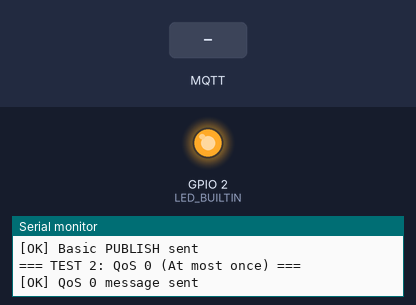
The sketch below on a simulated ESP8266 (Wemos D1 mini). Parts: output pins drawn as LEDs (lit = HIGH, except the on-board LED, lit = LOW), the last lines printed to the serial monitor. The inputs (shaded band) are chosen by the test bench. WiFi joins after 1.5 s; servers stay silent unless stated; no MQTT or app messages arrive unless stated.

Above: at 7.8 s.
7.9 s: MQTT message "RUN_ALL_TESTS" arrives on the first subscribed topic
At 10.6 s:
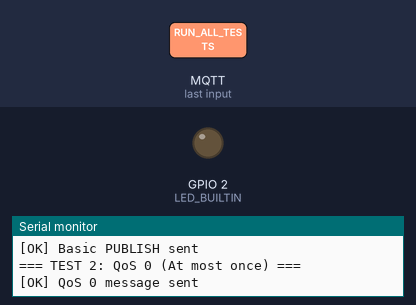
10.9 s: MQTT message "TEST_RECEIVED" arrives on the first subscribed topic
13.2 s: MQTT message "INJECT:" arrives on the first subscribed topic
Timing chart, 0 to 22.2 s (numbered marks = the images above; inputs shaded):
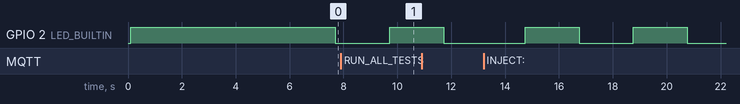

The sketch:

arduino_test_suite.ino
```cpp
/*
 * MITMqtt Comprehensive Test Suite for Wemos D1 Mini
 *
 * This sketch runs automated tests to verify all MITMqtt proxy features.
 *UPDATE YOUR SSID, WIFI PASWORD AND DEVICE IP
 * TESTS INCLUDED:
 * 1. Basic connectivity (CONNECT, SUBSCRIBE, PUBLISH)
 * 2. QoS 0, 1, 2 publishing
 * 3. Large payloads (1KB, 5KB)
 * 4. Rapid publishing (stress test)
 * 5. Binary data
 * 6. Unicode/UTF-8 data
 * 7. Empty payloads
 * 8. Long topic names
 * 9. Reconnection handling
 *
 * Monitor Serial output at 115200 baud for test results.
 */

#include <ESP8266WiFi.h>
#include <PubSubClient.h>

//  CONFIGURATION
const char *WIFI_SSID = "your cool ssid";
const char *WIFI_PASSWORD = "not so easy password";
const char *MQTT_SERVER = "IPPP";
const int MQTT_PORT = 1883;
const char *CLIENT_ID = "MITMqtt_TestClient";
//

WiFiClient espClient;
PubSubClient mqttClient(espClient);

// Test state
enum TestState {
  TEST_IDLE,
  TEST_BASIC_PUBLISH,
  TEST_QOS_0,
  TEST_QOS_1,
  TEST_QOS_2,
  TEST_LARGE_PAYLOAD_1K,
  TEST_LARGE_PAYLOAD_5K,
  TEST_RAPID_PUBLISH,
  TEST_BINARY_DATA,
  TEST_UNICODE_DATA,
  TEST_EMPTY_PAYLOAD,
  TEST_LONG_TOPIC,
  TEST_RECONNECT,
  TEST_COMPLETE
};

TestState currentTest = TEST_IDLE;
unsigned long testStartTime = 0;
int rapidPublishCount = 0;
int messagesReceived = 0;

// Topic for receiving commands from MITMqtt
const char *COMMAND_TOPIC = "mitmqtt/test/command";
const char *RESULT_TOPIC = "mitmqtt/test/result";
const char *SENSOR_TOPIC = "mitmqtt/test/sensor";

void setup_wifi() {
  delay(10);
  Serial.println();
  Serial.println("========================================");
  Serial.println("MITMqtt Comprehensive Test");
  Serial.println("========================================");
  Serial.print("Connecting to WiFi: ");
  Serial.println(WIFI_SSID);

  WiFi.mode(WIFI_STA);
  WiFi.begin(WIFI_SSID, WIFI_PASSWORD);

  int attempts = 0;
  while (WiFi.status() != WL_CONNECTED && attempts < 30) {
    delay(500);
    Serial.print(".");
    attempts++;
  }

  if (WiFi.status() == WL_CONNECTED) {
    Serial.println("\n[OK] WiFi connected!");
    Serial.print("IP address: ");
    Serial.println(WiFi.localIP());
  } else {
    Serial.println("\n[FAIL] WiFi connection failed!");
    while (1)
      delay(1000); // Halt
  }
}

void mqtt_callback(char *topic, byte *payload, unsigned int length) {
  messagesReceived++;

  Serial.println();
  Serial.println(">>> MESSAGE RECEIVED <<<");
  Serial.print("Topic: ");
  Serial.println(topic);
  Serial.print("Length: ");
  Serial.println(length);
  Serial.print("Payload: ");

  for (unsigned int i = 0; i < length && i < 100; i++) {
    if (payload[i] >= 32 && payload[i] < 127) {
      Serial.print((char)payload[i]);
    } else {
      Serial.print("[0x");
      Serial.print(payload[i], HEX);
      Serial.print("]");
    }
  }
  if (length > 100)
    Serial.print("...(truncated)");
  Serial.println();
  Serial.println("<<<<<<<<<<<<<<<<<<<<<<<<");

  // Check for test commands from MITMqtt
  String cmd = "";
  for (unsigned int i = 0; i < length; i++) {
    cmd += (char)payload[i];
  }

  if (cmd == "RUN_ALL_TESTS") {
    Serial.println("[CMD] Starting all tests...");
    currentTest = TEST_BASIC_PUBLISH;
    testStartTime = millis();
  } else if (cmd == "TEST_RECEIVED") {
    Serial.println("[CMD] MITMqtt confirmed packet modification works!");
  } else if (cmd.startsWith("INJECT:")) {
    Serial.println("[CMD] Received injected message from MITMqtt!");
    Serial.print("Injected data: ");
    Serial.println(cmd.substring(7));
  }
}

void reconnect_mqtt() {
  int attempts = 0;
  while (!mqttClient.connected() && attempts < 5) {
    Serial.print("Connecting to MITMqtt proxy...");

    if (mqttClient.connect(CLIENT_ID)) {
      Serial.println("[OK]");

      // Subscribe to command topic
      mqttClient.subscribe(COMMAND_TOPIC);
      Serial.print("Subscribed to: ");
      Serial.println(COMMAND_TOPIC);

      // Publish connection status
      String status = "{\"event\":\"connected\",\"client\":\"" +
                      String(CLIENT_ID) + "\",\"ip\":\"" +
                      WiFi.localIP().toString() + "\"}";
      mqttClient.publish(RESULT_TOPIC, status.c_str());

    } else {
      Serial.print("[FAIL] rc=");
      Serial.println(mqttClient.state());
      attempts++;
      delay(2000);
    }
  }
}

//  TEST FUNCTIONS

void runTest_BasicPublish() {
  Serial.println("\n=== TEST 1: Basic PUBLISH (QoS 0) ===");

  String payload = "{\"test\":\"basic_publish\",\"value\":42,\"timestamp\":" +
                   String(millis()) + "}";

  if (mqttClient.publish(SENSOR_TOPIC, payload.c_str())) {
    Serial.println("[OK] Basic PUBLISH sent");
    publishTestResult("TEST_1_BASIC_PUBLISH", "PASS", payload);
  } else {
    Serial.println("[FAIL] Basic PUBLISH failed");
    publishTestResult("TEST_1_BASIC_PUBLISH", "FAIL", "publish returned false");
  }

  delay(1000);
  currentTest = TEST_QOS_0;
}

void runTest_QoS0() {
  Serial.println("\n=== TEST 2: QoS 0 (At most once) ===");

  String payload = "{\"test\":\"qos_0\",\"qos\":0}";
  mqttClient.publish(SENSOR_TOPIC, payload.c_str(), false); // QoS 0
  Serial.println("[OK] QoS 0 message sent");
  publishTestResult("TEST_2_QOS_0", "PASS", "");

  delay(1000);
  currentTest = TEST_QOS_1;
}

void runTest_QoS1() {
  Serial.println("\n=== TEST 3: QoS 1 (At least once) ===");

  // PubSubClient doesn't support QoS 1/2 by default, just testing the
  // concept for now
  String payload = "{\"test\":\"qos_1\",\"qos\":1,\"note\":\"PubSubClient "
                   "limited to QoS 0\"}";
  mqttClient.publish(SENSOR_TOPIC, payload.c_str());
  Serial.println("[INFO] QoS 1 not directly supported by PubSubClient");
  publishTestResult("TEST_3_QOS_1", "PARTIAL", "Library limitation");

  delay(1000);
  currentTest = TEST_LARGE_PAYLOAD_1K;
}

void runTest_LargePayload1K() {
  Serial.println("\n=== TEST 4: Large Payload (1KB) ===");

  String payload = "{\"test\":\"large_1k\",\"data\":\"";
  // Adds ~1000 characters
  for (int i = 0; i < 50; i++) {
    payload += "ABCDEFGHIJ1234567890";
  }
  payload += "\"}";

  Serial.print("Payload size: ");
  Serial.print(payload.length());
  Serial.println(" bytes");

  if (mqttClient.publish(SENSOR_TOPIC, payload.c_str())) {
    Serial.println("[OK] 1KB payload sent");
    publishTestResult("TEST_4_LARGE_1K", "PASS",
                      String(payload.length()) + " bytes");
  } else {
    Serial.println("[FAIL] 1KB payload failed");
    publishTestResult("TEST_4_LARGE_1K", "FAIL", "too large for buffer");
  }

  delay(1000);
  currentTest = TEST_RAPID_PUBLISH;
}

void runTest_RapidPublish() {
  Serial.println("\n=== TEST 5: Rapid Publish (10 messages) ===");

  int sent = 0;
  for (int i = 0; i < 10; i++) {
    String payload = "{\"test\":\"rapid\",\"seq\":" + String(i) + "}";
    if (mqttClient.publish(SENSOR_TOPIC, payload.c_str())) {
      sent++;
    }
    mqttClient.loop();
    delay(100);
  }

  Serial.print("[INFO] Sent ");
  Serial.print(sent);
  Serial.println("/10 rapid messages");

  if (sent == 10) {
    publishTestResult("TEST_5_RAPID_PUBLISH", "PASS", "10/10 sent");
  } else {
    publishTestResult("TEST_5_RAPID_PUBLISH", "PARTIAL",
                      String(sent) + "/10 sent");
  }

  delay(1000);
  currentTest = TEST_BINARY_DATA;
}

void runTest_BinaryData() {
  Serial.println("\n=== TEST 6: Binary Data ===");


  uint8_t binaryPayload[] = {0x00, 0x01, 0x02, 0xFF, 0xFE, 0x7F, 0x80, 0x00};

  if (mqttClient.publish(SENSOR_TOPIC, binaryPayload, sizeof(binaryPayload))) {
    Serial.println("[OK] Binary data sent (8 bytes with nulls)");
    publishTestResult("TEST_6_BINARY", "PASS", "8 bytes including null");
  } else {
    Serial.println("[FAIL] Binary data failed");
    publishTestResult("TEST_6_BINARY", "FAIL", "");
  }

  delay(1000);
  currentTest = TEST_UNICODE_DATA;
}

void runTest_UnicodeData() {
  Serial.println("\n=== TEST 7: Unicode/UTF-8 Data ===");


  String payload = "{\"test\":\"unicode\",\"emoji\":\"🔥💧\",\"chinese\":"
                   "\"你好\",\"arabic\":\"مرحبا\"}";

  if (mqttClient.publish(SENSOR_TOPIC, payload.c_str())) {
    Serial.println("[OK] Unicode payload sent");
    publishTestResult("TEST_7_UNICODE", "PASS", "emoji+chinese+arabic");
  } else {
    Serial.println("[FAIL] Unicode payload failed");
    publishTestResult("TEST_7_UNICODE", "FAIL", "");
  }

  delay(1000);
  currentTest = TEST_EMPTY_PAYLOAD;
}

void runTest_EmptyPayload() {
  Serial.println("\n=== TEST 8: Empty Payload ===");

  if (mqttClient.publish(SENSOR_TOPIC, "")) {
    Serial.println("[OK] Empty payload sent");
    publishTestResult("TEST_8_EMPTY", "PASS", "0 bytes");
  } else {
    Serial.println("[FAIL] Empty payload failed");
    publishTestResult("TEST_8_EMPTY", "FAIL", "");
  }

  delay(1000);
  currentTest = TEST_LONG_TOPIC;
}

void runTest_LongTopic() {
  Serial.println("\n=== TEST 9: Long Topic Name ===");


  String longTopic = "mitmqtt/test/very/long/topic/name/that/goes/on/and/on/"
                     "with/many/levels/to/test/parsing";
  String payload = "{\"test\":\"long_topic\"}";

  Serial.print("Topic length: ");
  Serial.println(longTopic.length());

  if (mqttClient.publish(longTopic.c_str(), payload.c_str())) {
    Serial.println("[OK] Long topic message sent");
    publishTestResult("TEST_9_LONG_TOPIC", "PASS",
                      String(longTopic.length()) + " chars");
  } else {
    Serial.println("[FAIL] Long topic failed");
    publishTestResult("TEST_9_LONG_TOPIC", "FAIL", "");
  }

  delay(1000);
  currentTest = TEST_COMPLETE;
}

void publishTestResult(String testName, String status, String details) {
  String result = "{\"test\":\"" + testName + "\",\"status\":\"" + status +
                  "\",\"details\":\"" + details + "\"}";
  mqttClient.publish(RESULT_TOPIC, result.c_str());
}

void runTestComplete() {
  Serial.println("\n========================================");
  Serial.println("       ALL TESTS COMPLETE!");
  Serial.println("========================================");
  Serial.print("Messages received during tests: ");
  Serial.println(messagesReceived);
  Serial.println();
  Serial.println("Check MITMqtt GUI for all captured packets.");
  Serial.println("Try clicking on a PUBLISH packet and using:");
  Serial.println("  - 'Replay Original' to resend it");
  Serial.println("  - 'Send Modified' to inject modified data");
  Serial.println();
  Serial.println("Waiting for commands on topic: mitmqtt/test/command");
  Serial.println("  Send 'RUN_ALL_TESTS' to run again");
  Serial.println("========================================");

  publishTestResult("ALL_TESTS", "COMPLETE", "Check MITMqtt GUI");

  currentTest = TEST_IDLE;
}

// ==================== MAIN LOOP ====================

void setup() {
  Serial.begin(115200);
  delay(100);

  pinMode(LED_BUILTIN, OUTPUT);
  digitalWrite(LED_BUILTIN, HIGH);

  setup_wifi();

  mqttClient.setServer(MQTT_SERVER, MQTT_PORT);
  mqttClient.setCallback(mqtt_callback);
  mqttClient.setBufferSize(2048);

  reconnect_mqtt();

  Serial.println();
  Serial.println("========================================");
  Serial.println("Ready for testing!");
  Serial.println("----------------------------------------");
  Serial.println("Option 1: Wait 5 seconds for auto-start");
  Serial.println("Option 2: Send 'RUN_ALL_TESTS' to topic:");
  Serial.println("          mitmqtt/test/command");
  Serial.println("========================================");

  delay(5000); // Wait before auto-starting tests

  // Auto-start tests
  currentTest = TEST_BASIC_PUBLISH;
  testStartTime = millis();
}

void loop() {
  if (!mqttClient.connected()) {
    reconnect_mqtt();
  }
  mqttClient.loop();

  // Run current test
  switch (currentTest) {
  case TEST_IDLE:
    // Just keep connection alive
    break;
  case TEST_BASIC_PUBLISH:
    runTest_BasicPublish();
    break;
  case TEST_QOS_0:
    runTest_QoS0();
    break;
  case TEST_QOS_1:
    runTest_QoS1();
    break;
  case TEST_LARGE_PAYLOAD_1K:
    runTest_LargePayload1K();
    break;
  case TEST_RAPID_PUBLISH:
    runTest_RapidPublish();
    break;
  case TEST_BINARY_DATA:
    runTest_BinaryData();
    break;
  case TEST_UNICODE_DATA:
    runTest_UnicodeData();
    break;
  case TEST_EMPTY_PAYLOAD:
    runTest_EmptyPayload();
    break;
  case TEST_LONG_TOPIC:
    runTest_LongTopic();
    break;
  case TEST_COMPLETE:
    runTestComplete();
    break;
  default:
    break;
  }


  static unsigned long lastBlink = 0;
  if (millis() - lastBlink > 2000) {
    lastBlink = millis();
    digitalWrite(LED_BUILTIN, !digitalRead(LED_BUILTIN));
  }
}
```

Measured:
- by itself, GPIO 2 (LED_BUILTIN): alternates HIGH for 2.0 s and LOW for 2.0 s
